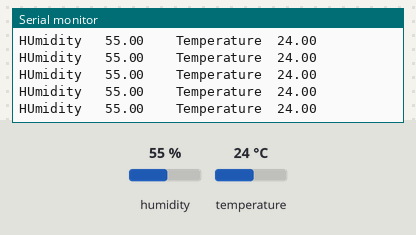
Simulated run of this sketch. Board: Arduino Uno, built with avr-gcc and run on an emulated ATmega328P. Shown: the last lines printed to the serial monitor. The inputs (shaded band) are chosen by the test bench; at power-on: humidity 55 %, temperature 24 °C. No radio packets arrive unless stated.

Above: at 2.9 s.
3.0 s: humidity set to 22 %
At 4.28 s:
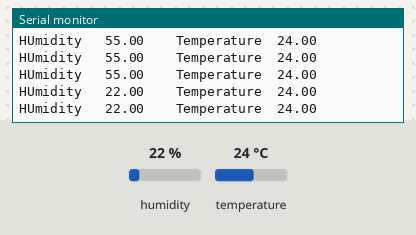
9.1 s: temperature set to 12 °C
At 9.15 s:
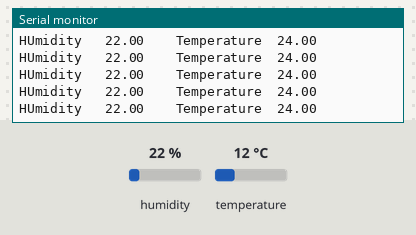
11.9 s: humidity set to 40 %
At 12.47 s:
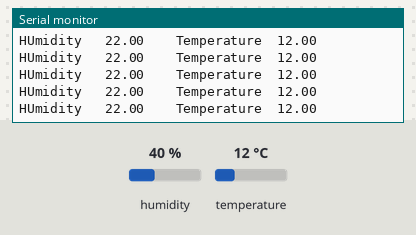
Timing chart, 0 to 14.9 s (numbered marks = the images above; inputs shaded):
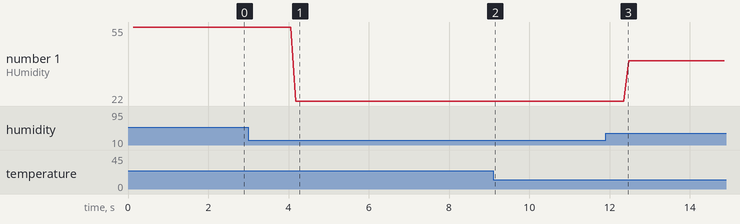

The sketch:

transmitter_satellite.ino
```cpp
#include "DHT.h"
#include <SPI.h>
#include "RF24.h"
#include <nRF24L01.h>

#define DHTPIN 2
#define DHTTYPE DHT11

RF24 radio (9, 10); // CE, CSN
const byte address[6] = "00001";
//const int led_pin = 13;

struct package
{
  float temperature ;
  float humidity ;
};


typedef struct package Package;
Package data;

DHT dht(DHTPIN, DHTTYPE);

void setup()
{
    Serial.begin(9600);
//    pinMode(led_pin, OUTPUT);
    dht.begin();
    radio.begin();                  //Starting the Wireless communication
radio.openWritingPipe(address); //Setting the address where we will send the data
radio.setPALevel(RF24_PA_MIN);  //You can set it as minimum or maximum depending on the distance between the transmitter and receiver.
radio.stopListening();
Serial.print("START STELLITE COMMUNICATION");
}


void loop()
{
//  digitalWrite(led_pin, HIGH); // Flash a light to show transmitting
  readSensor();
  Serial.print("HUmidity   ");
  Serial.print(data.humidity);
  Serial.print("    Temperature  ");
  Serial.println(data.temperature);
  radio.write(&data, sizeof(data));
//  digitalWrite(led_pin, LOW);
  delay(100);
}

void readSensor()
{
 data.humidity = dht.readHumidity();
 data.temperature = dht.readTemperature();
}
```

Measured:
- after the input at 3.0 s, the serial monitor: prints a new line after 1.2 s (image 1)
- plotted number 1: 55 → 22 after the input at 3.0 s, 22 → 40 after the input at 11.9 s
